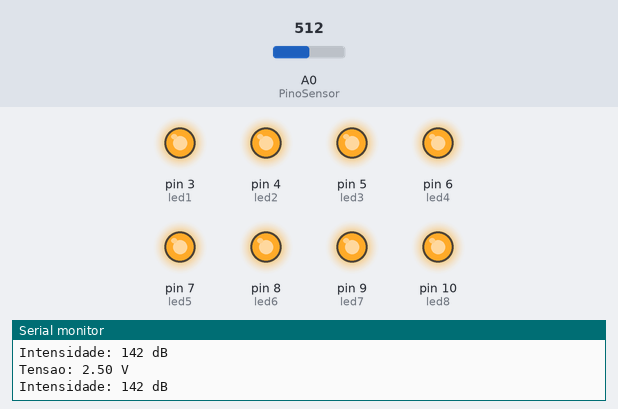
Simulated run of this sketch. Board: Arduino Uno, built with avr-gcc and run on an emulated ATmega328P. Shown: output pins drawn as LEDs (lit = HIGH), the last lines printed to the serial monitor. Inputs (shaded band) come from the test bench; at power-on: A0 (PinoSensor) = 512.

Above: at 1.2 s.
1.3 s: A0 (PinoSensor) set to 473
2.8 s: A0 (PinoSensor) set to 448
At 4.0 s:
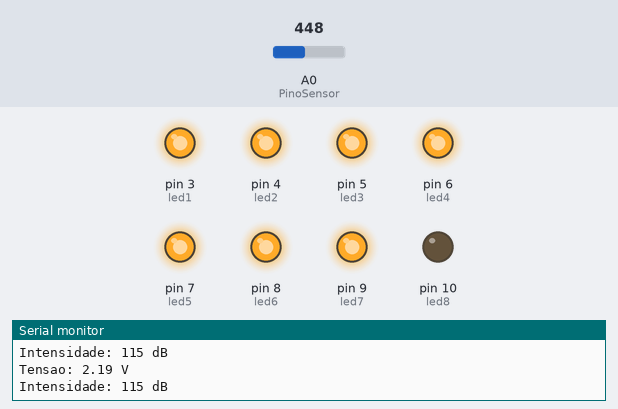
4.3 s: A0 (PinoSensor) set to 122
At 4.7 s:
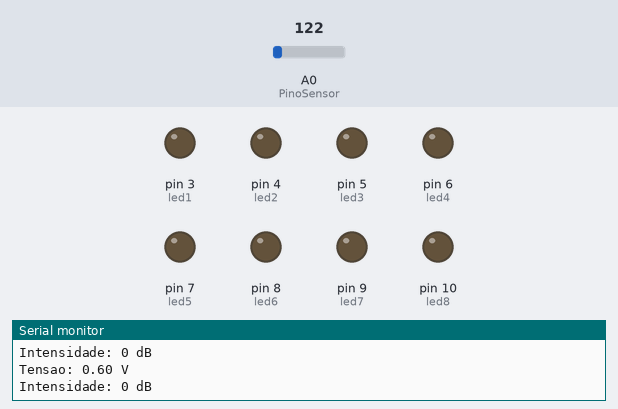
5.8 s: A0 (PinoSensor) set to 242
8.8 s: A0 (PinoSensor) set to 258
At 9.6 s:
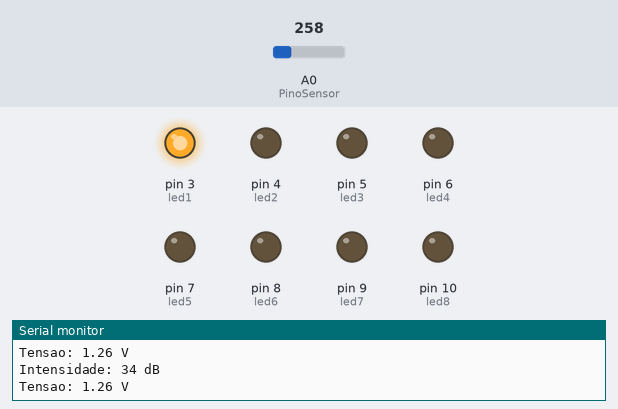
10.3 s: A0 (PinoSensor) set to 110
At 11.3 s:
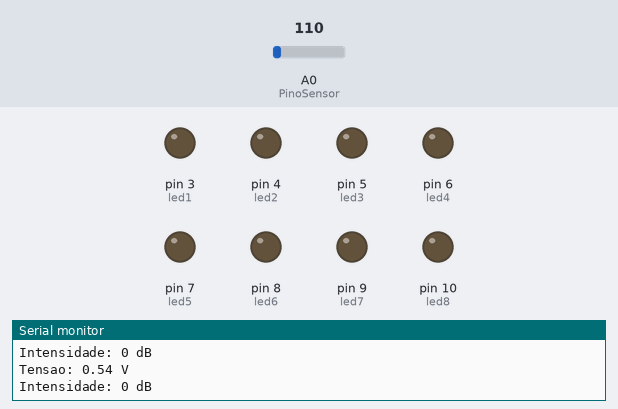
Timing chart, 0 to 12.8 s (numbered marks = the images above; inputs shaded):
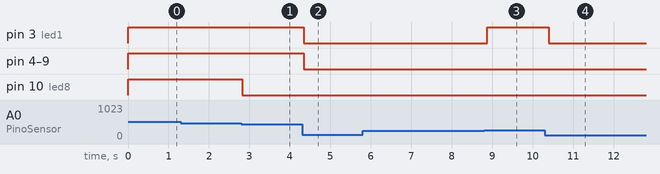

Measured:
- the behaviour switches between 461 and 460 on A0 (PinoSensor) (found by bisection; images 0 and 1)
- the behaviour switches between 248 and 249 on A0 (PinoSensor) (found by bisection; images 2 and 3)
- after the input at 2.8 s, pin 10 (led8): HIGH → LOW at once
- after the input at 4.3 s, pin 3 (led1), pin 4 (led2), pin 5 (led3), pin 6 (led4), pin 7 (led5), pin 8 (led6), pin 9 (led7): HIGH → LOW at once
- after the input at 8.8 s, pin 3 (led1): LOW → HIGH after 0.08 s
- after the input at 10.3 s, pin 3 (led1): HIGH → LOW after 0.10 s

The sketch:

decibelietro_com_Leds.ino
```cpp
/* Código para mostrar valor em dB */
const int PinoSensor = A0; //pino Anlógico de Entrada 0
const int PinoDigital = 0;
//int Estado = 0;
int ValorSensor = 0;
int valorMaior = 0;
float tensao = 0;
int dB = 0;
int cont = 0;

#include <LiquidCrystal.h> //Carrega a biblioteca LCD
//Define os pinos que serao ligados ao LCD

#define led1 3 // pinos em que os leds serão conectado
#define led2 4
#define led3 5
#define led4 6
#define led5 7
#define led6 8
#define led7 9
#define led8 10
void setup()
{
  Serial.begin(9600);
  pinMode(0, INPUT);
  pinMode(led1, OUTPUT);
  pinMode(led2, OUTPUT);
  pinMode(led3, OUTPUT);
  pinMode(led4, OUTPUT);
  pinMode(led5, OUTPUT);
  pinMode(led6, OUTPUT);
  pinMode(led7, OUTPUT);
  pinMode(led8, OUTPUT);
}
void loop()
{

  ValorSensor = analogRead(PinoSensor);
  if (ValorSensor > valorMaior)
  {
    valorMaior = ValorSensor;
  }
  cont++;

  tensao = valorMaior / 1023.0 * 5.0;
  dB = 87.1 * tensao - 75, 4;
  if (dB < 0)
  {
    dB = 0;
  }
  if (dB > 30) {
    digitalWrite(led1, HIGH);
  } else {
    digitalWrite(led1, LOW);
  }
  if (dB > 40) {
    digitalWrite(led2, HIGH);
  } else {
    digitalWrite(led2, LOW);
  }
  if (dB > 50) {
    digitalWrite(led3, HIGH);
  } else {
    digitalWrite(led3, LOW);
  }
  if (dB > 60) {
    digitalWrite(led4, HIGH);
  } else {
    digitalWrite(led4, LOW);
  }
  if (dB > 87) {
    digitalWrite(led5, HIGH);
  } else {
    digitalWrite(led5, LOW);
  }
  if (dB > 100) {
    digitalWrite(led6, HIGH);
  } else {
    digitalWrite(led6, LOW);
  }
  if (dB > 112) {
    digitalWrite(led7, HIGH);
  } else {
    digitalWrite(led7, LOW);
  }
  if (dB > 120) {
    digitalWrite(led8, HIGH);
  } else {
    digitalWrite(led8, LOW);
  }
  Serial.print("Tensao: ");
  Serial.print(tensao);
  Serial.println(" V");
  Serial.print("Intensidade: ");
  Serial.print(dB);
  Serial.println(" dB");
  valorMaior = 0;
  delay(100);
}
```
